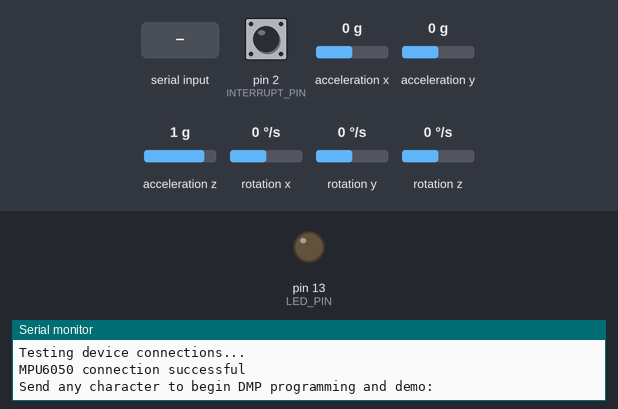
Bench run of a sketch on a simulated Arduino Leonardo, built with avr-gcc and run on an emulated ATmega32U4. On the bench: output pins drawn as LEDs (lit = HIGH), the last lines printed to the serial monitor. Dashed ring = blinking. Inputs (shaded band) come from the test bench; at power-on: acceleration x 0 g, rotation z 0 °/s, acceleration z 1 g, acceleration y 0 g, pin 2 (INTERRUPT_PIN) LOW, rotation x 0 °/s, rotation y 0 °/s. The sensor or clock chip raises its interrupt line as the real part does.

Above: at 0.8 s.
0.9 s: "1\n" received over Serial
At 1.58 s:
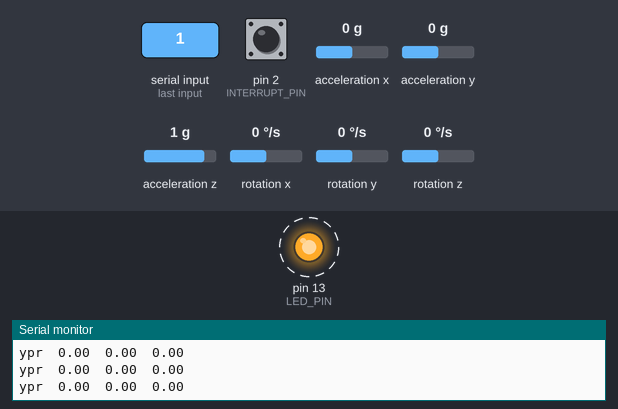
3.9 s: acceleration x set to -1.4 g
6.9 s: rotation z set to 100 °/s
9.9 s: acceleration z set to -1.4 g
12.9 s: acceleration y set to -1.4 g
Timing chart, 0 to 19.9 s (numbered marks = the images above; inputs shaded):
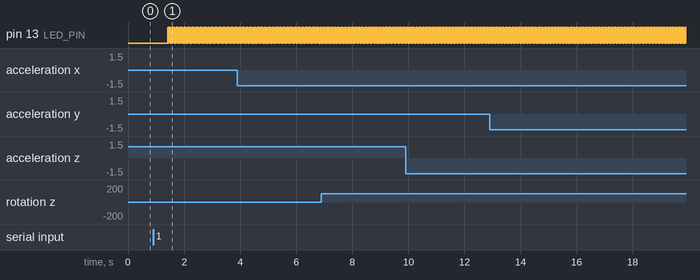

Measured:
- after the input at 0.9 s, pin 13 (LED_PIN): alternates HIGH for 0.01 s and LOW for 0.01 s, starting after 0.51 s

The sketch:

I2c_MPU6050_Revised.ino
```cpp
// I2C device class (I2Cdev) demonstration Arduino sketch for MPU6050 class using DMP (MotionApps v2.0)
// 6/21/2012 by Jeff Rowberg <jeff@rowberg.net>
// Updates should (hopefully) always be available at https://github.com/jrowberg/i2cdevlib
//
// Changelog:
//      2019-07-08 - Added Auto Calibration and offset generator
//		   - and altered FIFO retrieval sequence to avoid using blocking code
//      2016-04-18 - Eliminated a potential infinite loop
//      2013-05-08 - added seamless Fastwire support
//                 - added note about gyro calibration
//      2012-06-21 - added note about Arduino 1.0.1 + Leonardo compatibility error
//      2012-06-20 - improved FIFO overflow handling and simplified read process
//      2012-06-19 - completely rearranged DMP initialization code and simplification
//      2012-06-13 - pull gyro and accel data from FIFO packet instead of reading directly
//      2012-06-09 - fix broken FIFO read sequence and change interrupt detection to RISING
//      2012-06-05 - add gravity-compensated initial reference frame acceleration output
//                 - add 3D math helper file to DMP6 example sketch
//                 - add Euler output and Yaw/Pitch/Roll output formats
//      2012-06-04 - remove accel offset clearing for better results (thanks Sungon Lee)
//      2012-06-01 - fixed gyro sensitivity to be 2000 deg/sec instead of 250
//      2012-05-30 - basic DMP initialization working

/* ============================================
I2Cdev device library code is placed under the MIT license
Copyright (c) 2012 Jeff Rowberg

Permission is hereby granted, free of charge, to any person obtaining a copy
of this software and associated documentation files (the "Software"), to deal
in the Software without restriction, including without limitation the rights
to use, copy, modify, merge, publish, distribute, sublicense, and/or sell
copies of the Software, and to permit persons to whom the Software is
furnished to do so, subject to the following conditions:

The above copyright notice and this permission notice shall be included in
all copies or substantial portions of the Software.

THE SOFTWARE IS PROVIDED "AS IS", WITHOUT WARRANTY OF ANY KIND, EXPRESS OR
IMPLIED, INCLUDING BUT NOT LIMITED TO THE WARRANTIES OF MERCHANTABILITY,
FITNESS FOR A PARTICULAR PURPOSE AND NONINFRINGEMENT. IN NO EVENT SHALL THE
AUTHORS OR COPYRIGHT HOLDERS BE LIABLE FOR ANY CLAIM, DAMAGES OR OTHER
LIABILITY, WHETHER IN AN ACTION OF CONTRACT, TORT OR OTHERWISE, ARISING FROM,
OUT OF OR IN CONNECTION WITH THE SOFTWARE OR THE USE OR OTHER DEALINGS IN
THE SOFTWARE.
===============================================
*/

// I2Cdev and MPU6050 must be installed as libraries, or else the .cpp/.h files
// for both classes must be in the include path of your project
#include "I2Cdev.h"

#include "MPU6050_6Axis_MotionApps20.h"
//#include "MPU6050.h" // not necessary if using MotionApps include file

// Arduino Wire library is required if I2Cdev I2CDEV_ARDUINO_WIRE implementation
// is used in I2Cdev.h
#if I2CDEV_IMPLEMENTATION == I2CDEV_ARDUINO_WIRE
    #include "Wire.h"
#endif

// class default I2C address is 0x68
// specific I2C addresses may be passed as a parameter here
// AD0 low = 0x68 (default for SparkFun breakout and InvenSense evaluation board)
// AD0 high = 0x69
MPU6050 mpu;
//MPU6050 mpu(0x69); // <-- use for AD0 high

/* =========================================================================
   NOTE: In addition to connection 3.3v, GND, SDA, and SCL, this sketch
   depends on the MPU-6050's INT pin being connected to the Arduino's
   external interrupt #0 pin. On the Arduino Uno and Mega 2560, this is
   digital I/O pin 2.
 * ========================================================================= */

/* =========================================================================
   NOTE: Arduino v1.0.1 with the Leonardo board generates a compile error
   when using Serial.write(buf, len). The Teapot output uses this method.
   The solution requires a modification to the Arduino USBAPI.h file, which
   is fortunately simple, but annoying. This will be fixed in the next IDE
   release. For more info, see these links:

   http://arduino.cc/forum/index.php/topic,109987.0.html
   http://code.google.com/p/arduino/issues/detail?id=958
 * ========================================================================= */


// uncomment "OUTPUT_READABLE_YAWPITCHROLL" if you want to see the yaw/
// pitch/roll angles (in degrees) calculated from the quaternions coming
// from the FIFO. Note this also requires gravity vector calculations.
// Also note that yaw/pitch/roll angles suffer from gimbal lock (for
// more info, see: http://en.wikipedia.org/wiki/Gimbal_lock)
#define OUTPUT_READABLE_YAWPITCHROLL


#define INTERRUPT_PIN 2  // use pin 2 on Arduino Uno & most boards
#define LED_PIN 13 // (Arduino is 13, Teensy is 11, Teensy++ is 6)
bool blinkState = false;

// MPU control/status vars
bool dmpReady = false;  // set true if DMP init was successful
uint8_t mpuIntStatus;   // holds actual interrupt status byte from MPU
uint8_t devStatus;      // return status after each device operation (0 = success, !0 = error)
uint16_t packetSize;    // expected DMP packet size (default is 42 bytes)
uint16_t fifoCount;     // count of all bytes currently in FIFO
uint8_t fifoBuffer[64]; // FIFO storage buffer

// orientation/motion vars
Quaternion q;           // [w, x, y, z]         quaternion container
VectorInt16 aa;         // [x, y, z]            accel sensor measurements
VectorInt16 aaReal;     // [x, y, z]            gravity-free accel sensor measurements
VectorInt16 aaWorld;    // [x, y, z]            world-frame accel sensor measurements
VectorFloat gravity;    // [x, y, z]            gravity vector
float euler[3];         // [psi, theta, phi]    Euler angle container
float ypr[3];           // [yaw, pitch, roll]   yaw/pitch/roll container and gravity vector

// packet structure for InvenSense teapot demo
uint8_t teapotPacket[14] = { '$', 0x02, 0,0, 0,0, 0,0, 0,0, 0x00, 0x00, '\r', '\n' };


// ================================================================
// ===               INTERRUPT DETECTION ROUTINE                ===
// ================================================================

volatile bool mpuInterrupt = false;     // indicates whether MPU interrupt pin has gone high
void dmpDataReady() {
    mpuInterrupt = true;
}


// ================================================================
// ===                      INITIAL SETUP                       ===
// ================================================================

void setup() {
    // join I2C bus (I2Cdev library doesn't do this automatically)
    #if I2CDEV_IMPLEMENTATION == I2CDEV_ARDUINO_WIRE
        Wire.begin();
        Wire.setClock(400000); // 400kHz I2C clock. Comment this line if having compilation difficulties
    #elif I2CDEV_IMPLEMENTATION == I2CDEV_BUILTIN_FASTWIRE
        Fastwire::setup(400, true);
    #endif

    // initialize serial communication
    // (115200 chosen because it is required for Teapot Demo output, but it's
    // really up to you depending on your project)
    Serial.begin(9600);
    while (!Serial); // wait for Leonardo enumeration, others continue immediately

    // NOTE: 8MHz or slower host processors, like the Teensy @ 3.3V or Arduino
    // Pro Mini running at 3.3V, cannot handle this baud rate reliably due to
    // the baud timing being too misaligned with processor ticks. You must use
    // 38400 or slower in these cases, or use some kind of external separate
    // crystal solution for the UART timer.

    // initialize device
    Serial.println(F("Initializing I2C devices..."));
    mpu.initialize();
    pinMode(INTERRUPT_PIN, INPUT);

    // verify connection
    Serial.println(F("Testing device connections..."));
    Serial.println(mpu.testConnection() ? F("MPU6050 connection successful") : F("MPU6050 connection failed"));

    // wait for ready
    Serial.println(F("\nSend any character to begin DMP programming and demo: "));
    while (Serial.available() && Serial.read()); // empty buffer
    while (!Serial.available());                 // wait for data
    while (Serial.available() && Serial.read()); // empty buffer again

    // load and configure the DMP
    Serial.println(F("Initializing DMP..."));
    devStatus = mpu.dmpInitialize();

    // supply your own gyro offsets here, scaled for min sensitivity
    mpu.setXGyroOffset(220);
    mpu.setYGyroOffset(76);
    mpu.setZGyroOffset(-85);
    mpu.setZAccelOffset(1788); // 1688 factory default for my test chip

    // make sure it worked (returns 0 if so)
    if (devStatus == 0) {
        // Calibration Time: generate offsets and calibrate our MPU6050
        mpu.CalibrateAccel(6);
        mpu.CalibrateGyro(6);
        mpu.PrintActiveOffsets();
        // turn on the DMP, now that it's ready
        Serial.println(F("Enabling DMP..."));
        mpu.setDMPEnabled(true);

        // enable Arduino interrupt detection
        Serial.print(F("Enabling interrupt detection (Arduino external interrupt "));
        Serial.print(digitalPinToInterrupt(INTERRUPT_PIN));
        Serial.println(F(")..."));
        attachInterrupt(digitalPinToInterrupt(INTERRUPT_PIN), dmpDataReady, RISING);
        mpuIntStatus = mpu.getIntStatus();

        // set our DMP Ready flag so the main loop() function knows it's okay to use it
        Serial.println(F("DMP ready! Waiting for first interrupt..."));
        dmpReady = true;

        // get expected DMP packet size for later comparison
        packetSize = mpu.dmpGetFIFOPacketSize();
    } else {
        // ERROR!
        // 1 = initial memory load failed
        // 2 = DMP configuration updates failed
        // (if it's going to break, usually the code will be 1)
        Serial.print(F("DMP Initialization failed (code "));
        Serial.print(devStatus);
        Serial.println(F(")"));
    }

    // configure LED for output
    pinMode(LED_PIN, OUTPUT);
}


// ================================================================
// ===                    MAIN PROGRAM LOOP                     ===
// ================================================================

void loop() {
    // if programming failed, don't try to do anything
    if (!dmpReady) return;
    // read a packet from FIFO
    if (mpu.dmpGetCurrentFIFOPacket(fifoBuffer)) { // Get the Latest packet

        #ifdef OUTPUT_READABLE_YAWPITCHROLL
            // display Euler angles in degrees
            mpu.dmpGetQuaternion(&q, fifoBuffer);
            mpu.dmpGetGravity(&gravity, &q);
            mpu.dmpGetYawPitchRoll(ypr, &q, &gravity);
            Serial.print("ypr\t");
            Serial.print(ypr[0] * 180/M_PI);
            Serial.print("\t");
            Serial.print(ypr[1] * 180/M_PI);
            Serial.print("\t");
            Serial.println(ypr[2] * 180/M_PI);
        #endif

        // blink LED to indicate activity
        blinkState = !blinkState;
        digitalWrite(LED_PIN, blinkState);
    }
}
```
